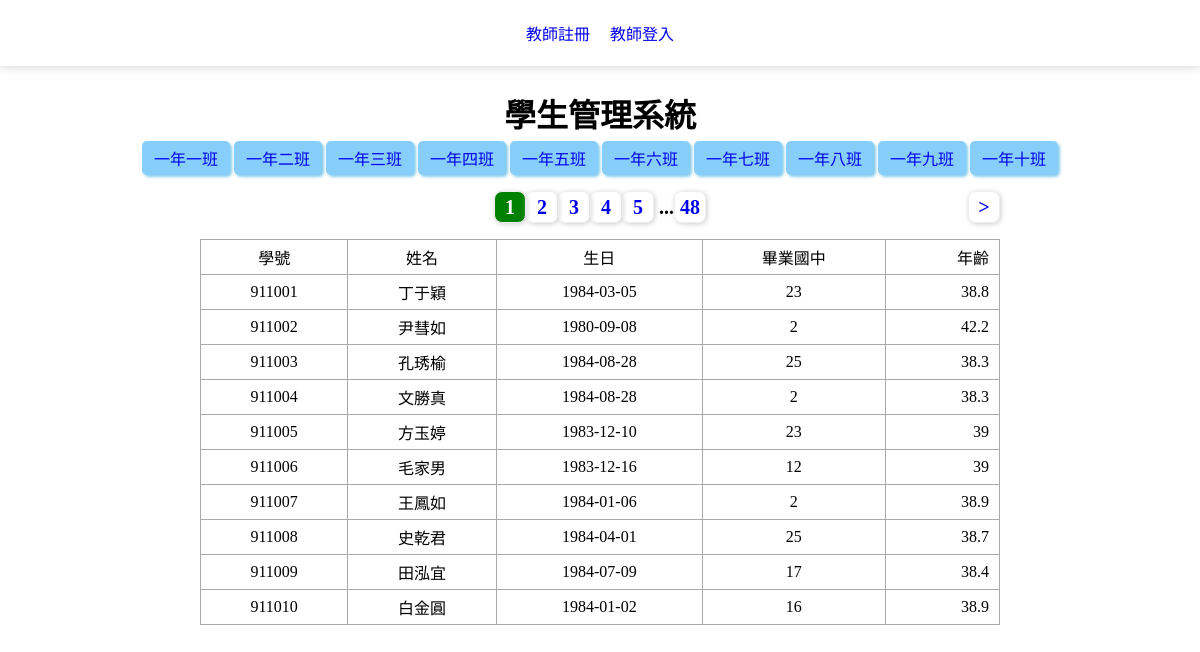
The page / on the database its author committed.
### tables this page shows
CREATE TABLE `classes` (
  `id` int(10) UNSIGNED NOT NULL,
  `code` varchar(3) NOT NULL,
  `name` varchar(12) NOT NULL,
  `tutor` varchar(8) NOT NULL
);

CREATE TABLE `students` (
  `id` int(10) UNSIGNED NOT NULL,
  `school_num` int(6) DEFAULT NULL COMMENT '學號',
  `name` varchar(8) DEFAULT NULL COMMENT '姓名',
  `birthday` date DEFAULT NULL COMMENT '出生年月日',
  `uni_id` varchar(10) DEFAULT NULL COMMENT '身分證號碼',
  `addr` varchar(32) DEFAULT NULL COMMENT '住址',
  `parents` varchar(8) DEFAULT NULL COMMENT '家長',
  `tel` varchar(16) DEFAULT NULL COMMENT '電話',
  `dept` varchar(8) DEFAULT NULL COMMENT '科別',
  `graduate_at` varchar(16) DEFAULT NULL COMMENT '畢業國中',
  `status_code` varchar(4) DEFAULT NULL
);

### front/main.php (the view, shortened to what this page needs)
<?php
    include "./layouts/class_nav.php"
?>
<?php
if (isset($_GET['code'])) {
    $sql = "SELECT `students`.`id`,
                    `students`.`school_num` as '學號',
                     `students`.`name` as '姓名',
                     `students`.`birthday` as '生日',
                     `students`.`graduate_at` as '畢業國中'
              FROM `class_student`,`students`
              WHERE `class_student`.`school_num`=`students`.`school_num` &&
                    `class_student`.`class_code`='{$_GET['code']}'";
    $sql_total = "SELECT count(`students`.`id`)
              FROM `class_student`,`students`
              WHERE `class_student`.`school_num`=`students`.`school_num` &&
                    `class_student`.`class_code`='{$_GET['code']}'";
} else {
    $sql = "SELECT `students`.`id`,
                     `students`.`school_num` as '學號',
                     `students`.`name` as '姓名',
                     `students`.`birthday` as '生日',
                     `students`.`graduate_at` as '畢業國中'
              FROM `students`";
    $sql_total = "SELECT count(`students`.`id`)
              FROM `students`";
}
$div = 10;
$total = $pdo->query($sql_total)->fetchColumn();
$pages = ceil($total / $div);
$now = $_GET['page'] ?? 1;
$start = ($now - 1) * $div;
$sql = $sql . " LIMIT $start,$div";
$rows = $pdo->query($sql)->fetchAll(PDO::FETCH_ASSOC);
?>
<div class="pages">
    <?php
    if(($now-1)>=1){
        $prev=$now-1;
        if(isset($_GET['code'])){
            echo "<a href='?page=$prev&code={$_GET['code']}'> ";
            echo "&lt; ";
            echo " </a>";
        }else{
            echo "<a href='?page=$prev'> ";
            echo "&lt; ";
            echo " </a>";
        }
    }else{
        echo "<a class='noshow'>&nbsp;</a>";
    }
    ?>
    <div>
    <?php
        if($now>=3 && $now<=($pages-2)){
            $startPage=$now-2;
        }else if($now-2<3){
            $startPage=1;
        }else{
            $startPage=$pages-4;
        }
        for($i=$startPage;$i<=($startPage+4);$i++){
            $nowPage=($i==$now)?'now':'';
            if(isset($_GET['code'])){
                echo "<a href='?page=$i&code={$_GET['code']}' class='$nowPage'> ";
                echo $i;
                echo " </a>";
            }else{
                echo "<a href='?page=$i' class='$nowPage'> ";
                echo $i;
                echo " </a>";
            }
        }
    ?>
        <?php
        if($now<=($pages-3)){
            if(isset($_GET['code'])){
                echo "...<a href='?page=$pages&code={$_GET['code']}'> ";
                echo "$pages";
                echo " </a>";
            }else{
                echo "...<a href='?page=$pages'> ";
                echo "$pages";
                echo " </a>";
            }
        }
    ?>
    </div>
    <?php
    if(($now+1)<=$pages){
        $next=$now+1;
        if(isset($_GET['code'])){
            echo "<a href='?page=$next&code={$_GET['code']}'> ";
            echo "&gt; ";
            echo " </a>";
        }else{
            echo "<a href='?page=$next'> ";
            echo "&gt; ";
            echo " </a>";
        }
    }else{
        echo "<a class='noshow'>&nbsp;</a>";
    }
    ?>
</div>
<table class='list-students'>
<tr>
    <td>學號</td>
    <td>姓名</td>
    <td>生日</td>
    <td>畢業國中</td>
    <td>年齡</td>
</tr>
<?php
foreach($rows as $row){
    $age=round((strtotime('now')-strtotime($row['生日']))/(60*60*24*365),1);
 echo "<tr>";
 echo "<td>{$row['學號']}</td>";
 echo "<td>{$row['姓名']}</td>";
 echo "<td>{$row['生日']}</td>";
 echo "<td>{$row['畢業國中']}</td>";
 echo "<td>{$age}</td>";
 echo "</tr>";
}
?>
</table>

### index.php (shortened to what this page needs)
<?php
include "./db/base.php";
?>
<!DOCTYPE html>
<html lang="en">
<head>
    <link rel="stylesheet" href="style.css">
</head>
<body>
<?php
    include "./layouts/header.php";
?>
<h1 style='text-align:center'>學生管理系統</h1>
<?php
$do=$_GET['do']??'main';
$file="./front/".$do.".php";
if(file_exists($file)){
    include $file;
}else{
    include "./front/main.php";
}
?>
</body>
</html>

### layouts/header.php (shortened to what this page needs)
<header>
    <nav>
        <?php
        $file_str=explode("/",$_SERVER['PHP_SELF']);
        $local=str_replace('.php','',array_pop($file_str)) ;
            switch($local){
                case "index":
                    echo "<a href='index.php?do=reg'>教師註冊</a>";
                    echo "<a href='index.php?do=login'>教師登入</a>";
                break;
            }
        ?>
    </nav>
</header>

### layouts/class_nav.php
<nav>
<ul class="class-list" >
<?php
    $sql="SELECT `id`,`code`,`name` FROM `classes`";
    $classes=$pdo->query($sql)->fetchAll(PDO::FETCH_ASSOC);
    foreach($classes as $class){
        echo "<li><a href='?code={$class['code']}'>{$class['name']}</a></li>";
    }
?>
</ul>
</nav>

### style.css (style rules this page uses)
* { margin: 0; padding: 0; box-sizing: border-box; }
header { padding:1rem; box-shadow: 0 0 10px #ccc; margin-bottom: 1.5rem; }
.list-students { border-collapse: collapse; width:800px; margin:auto; }
.list-students td { border:1px solid #aaa; padding:5px 10px; text-align: center; }
.list-students td:nth-last-child(1) { text-align: right; }
nav,.pages { text-align: center; }
.pages { font-size:20px; font-weight: bolder; margin:1rem auto; display: flex; justify-content: space-between; width:800px; }
.pages a { display: inline-flex; justify-content: center; align-items: center; text-decoration: none; border:1px solid #eee; box-shadow: 1px 1px 5px #ccc; text-align: center; width:32px; height:32px; border-radius: 8px; }
nav a { display:inline-block; padding:5px 10px; text-decoration: none; }
.class-list { display: flex; list-style-type: none; justify-content: center; align-items: center; margin:5px 0; }
nav ul.class-list li a { padding:5px 12px; margin:0 2px; border-radius:5px; background-color: lightskyblue; box-shadow: 2px 2px 3px skyblue; text-decoration: none; }
.now { background-color: green; color:white; }
.pages a.noshow { border:0px solid #eee; box-shadow: initial; }

### rows shown on the page
classes: name "一年一班"
classes: name "一年二班"
classes: name "一年三班"
classes: name "一年四班"
classes: name "一年五班"
classes: name "一年六班"
classes: name "一年七班"
classes: name "一年八班"
classes: name "一年九班"
classes: name "一年十班"
students: school_num "911001", name "丁于穎", birthday "1984-03-05", graduate_at "23", birthday "38.8"
students: school_num "911002", name "尹彗如", birthday "1980-09-08", graduate_at "2", birthday "42.2"
students: school_num "911003", name "孔琇榆", birthday "1984-08-28", graduate_at "25", birthday "38.3"
students: school_num "911004", name "文勝真", birthday "1984-08-28", graduate_at "2", birthday "38.3"
students: school_num "911005", name "方玉婷", birthday "1983-12-10", graduate_at "23", birthday "39"
students: school_num "911006", name "毛家男", birthday "1983-12-16", graduate_at "12", birthday "39"
students: school_num "911007", name "王鳳如", birthday "1984-01-06", graduate_at "2", birthday "38.9"
students: school_num "911008", name "史乾君", birthday "1984-04-01", graduate_at "25", birthday "38.7"
students: school_num "911009", name "田泓宜", birthday "1984-07-09", graduate_at "17", birthday "38.4"
students: school_num "911010", name "白金圓", birthday "1984-01-02", graduate_at "16", birthday "38.9"

### other values the page prints
$pages "48"
